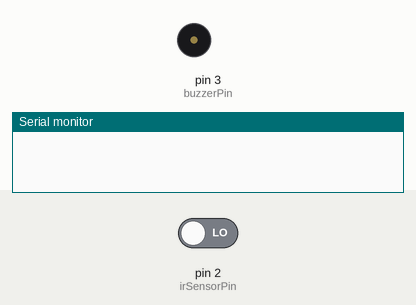
The sketch below on a simulated Arduino Uno, built with avr-gcc and run on an emulated ATmega328P. Shown: buzzer (waves = sounding, pin HIGH), the last lines printed to the serial monitor. The inputs (shaded band) are chosen by the test bench; at power-on: pin 2 (irSensorPin) LOW.

Above: at 1.2 s.
1.3 s: pin 2 (irSensorPin) driven HIGH
At 2.4 s:
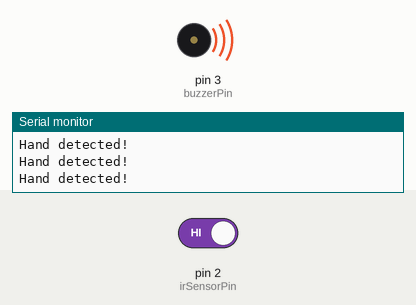
2.8 s: pin 2 (irSensorPin) driven LOW
At 3.6 s:
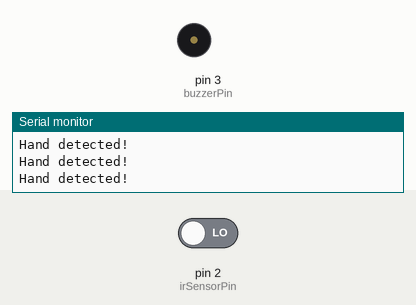
Timing chart, 0 to 5.8 s (numbered marks = the images above; inputs shaded):
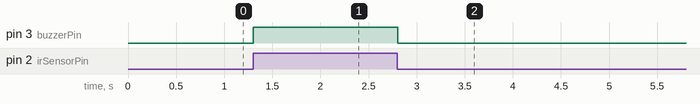

The sketch:

Touchless_Doorbell_.ino
```cpp
const int irSensorPin = 2; // Pin connected to the IR sensor
const int buzzerPin = 3;   // Pin connected to the buzzer

void setup() {
    pinMode(irSensorPin, INPUT);
    pinMode(buzzerPin, OUTPUT);
    Serial.begin(9600);
}

void loop() {
    int irState = digitalRead(irSensorPin); // Read the IR sensor state

    if (irState == HIGH) {
        digitalWrite(buzzerPin, HIGH); // Turn on the buzzer
        Serial.println("Hand detected!");
    } else {
        digitalWrite(buzzerPin, LOW); // Turn off the buzzer
    }

    delay(100); // Wait for a short period before the next loop
}
```

Measured:
- after the input at 1.3 s, pin 3 (buzzerPin): LOW → HIGH at once
- after the input at 2.8 s, pin 3 (buzzerPin): HIGH → LOW at once
